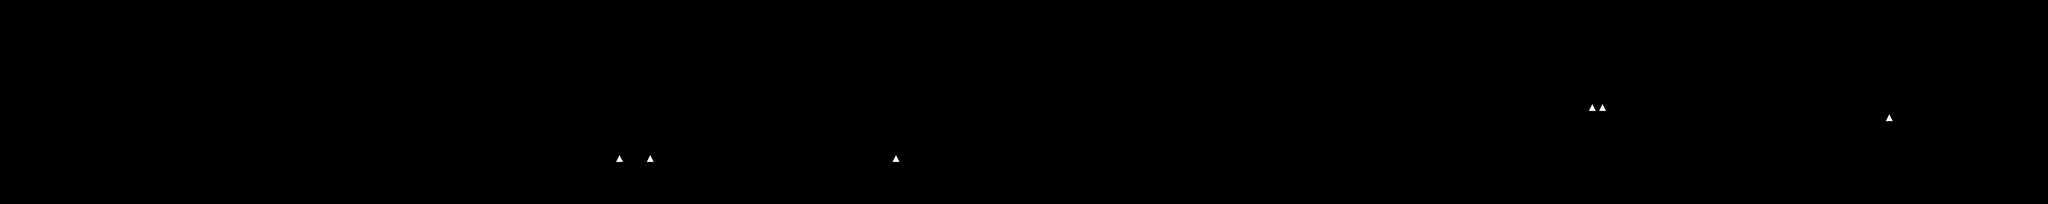

Tiled map render using the project's own tile images. Description and the map definition, with tile-layer contents summarised, below:
An orthogonal 200x20 tile map with 64x64 px tiles, 2 tile layers (tileLayer, hazardLayer) and 155 objects (71x color, 46x coin, 10x flyer, 8x staticshooter, 4x spike, ...).

<map version="1.0" orientation="orthogonal" renderorder="right-down" width="200" height="20" tilewidth="64" tileheight="64" nextobjectid="331">
    <tileset firstgid="1" name="worlds" tilewidth="64" tileheight="64" spacing="16" margin="8" tilecount="9" columns="9">
        <image source="tiles.png" width="720" height="80" />
    </tileset>
    <layer name="tileLayer" width="200" height="20">
        <data>[4000 cells, 506 non-empty, 8 distinct tile ids]</data>
    </layer>
    <objectgroup name="gameObjects">
        <object id="1" name="player" x="128" y="1024" width="64" height="128" />
        <object id="3" name="staticshooter" x="2944" y="576" width="64" height="128" />
        <object id="5" name="staticshooter" x="3712" y="768" width="64" height="128" />
        <object id="6" name="jumper" x="4160" y="832" width="64" height="128" />
        <object id="7" name="jumper" x="8256" y="640" width="64" height="128" />
        <object id="9" name="flyer" x="8960" y="192" width="64" height="128" />
        <object id="11" name="jumper" x="11712" y="192" width="64" height="128" />
        <object id="13" name="flyer" x="5760" y="768" width="64" height="128" />
        <object id="14" name="flyer" x="6976" y="640" width="64" height="128" />
        <object id="15" name="staticshooter" x="8128" y="640" width="64" height="128" />
        <object id="17" name="staticshooter" x="10560" y="576" width="64" height="128" />
        <object id="24" name="exit" x="12672" y="512" width="128" height="192" />
        <object id="164" name="coin" x="10880" y="448" width="64" height="64" />
        <object id="169" name="coin" x="4864" y="768" width="64" height="64" />
        <object id="171" name="flyer" x="1920" y="832" width="64" height="128" />
        <object id="190" name="coin" x="4096" y="128" width="64" height="64" />
        <object id="195" name="coin" x="4160" y="64" width="64" height="64" />
        <object id="196" name="coin" x="3520" y="704" width="64" height="64" />
        <object id="197" name="coin" x="3456" y="576" width="64" height="64" />
        <object id="198" name="coin" x="4224" y="64" width="64" height="64" />
        <object id="199" name="coin" x="4160" y="128" width="64" height="64" />
        <object id="200" name="coin" x="4224" y="192" width="64" height="64" />
        <object id="201" name="coin" x="4928" y="704" width="64" height="64" />
        <object id="202" name="coin" x="4160" y="192" width="64" height="64" />
        <object id="203" name="coin" x="5824" y="960" width="64" height="64" />
        <object id="205" name="coin" x="4800" y="832" width="64" height="64" />
        <object id="206" name="coin" x="5760" y="960" width="64" height="64" />
        <object id="207" name="coin" x="5632" y="960" width="64" height="64" />
        <object id="213" name="coin" x="4992" y="768" width="64" height="64" />
        <object id="216" name="coin" x="5696" y="960" width="64" height="64" />
        <object id="219" name="coin" x="8384" y="320" width="64" height="64" />
        <object id="220" name="coin" x="7488" y="640" width="64" height="64" />
        <object id="221" name="coin" x="7552" y="704" width="64" height="64" />
        <object id="222" name="coin" x="8128" y="576" width="64" height="64" />
        <object id="223" name="coin" x="8832" y="1088" width="64" height="64" />
        <object id="224" name="coin" x="8192" y="512" width="64" height="64" />
        <object id="225" name="coin" x="8896" y="1024" width="64" height="64" />
        <object id="227" name="coin" x="8768" y="1088" width="64" height="64" />
        <object id="228" name="coin" x="8960" y="1152" width="64" height="64" />
        <object id="230" name="coin" x="8896" y="1152" width="64" height="64" />
        <object id="231" name="coin" x="8832" y="1152" width="64" height="64" />
        <object id="232" name="coin" x="8960" y="1088" width="64" height="64" />
        <object id="233" name="coin" x="8768" y="1152" width="64" height="64" />
        <object id="234" name="coin" x="8896" y="1088" width="64" height="64" />
        <object id="235" name="coin" x="11136" y="192" width="64" height="64" />
        <object id="238" name="coin" x="11200" y="192" width="64" height="64" />
        <object id="239" name="coin" x="10816" y="448" width="64" height="64" />
        <object id="256" name="walker" x="6720" y="640" width="64" height="128" />
        <object id="257" name="flyer" x="1408" y="768" width="64" height="128" />
        <object id="258" name="walker" x="2624" y="640" width="64" height="128" />
        <object id="259" name="flyer" x="4608" y="832" width="64" height="128" />
        <object id="260" name="flyer" x="8576" y="384" width="64" height="128" />
        <object id="261" name="flyer" x="10368" y="384" width="64" height="128" />
        <object id="262" name="flyer" x="10368" y="576" width="64" height="128" />
        <object id="263" name="flyer" x="11072" y="960" width="64" height="128" />
        <object id="264" name="powerup" x="10880" y="512" width="64" height="64" />
        <object id="270" name="coin" x="11008" y="256" width="64" height="64" />
        <object id="271" name="coin" x="11008" y="320" width="64" height="64" />
        <object id="272" name="coin" x="11008" y="192" width="64" height="64" />
        <object id="273" name="coin" x="11072" y="192" width="64" height="64" />
        <object id="274" name="coin" x="11328" y="1024" width="64" height="64" />
        <object id="275" name="coin" x="11456" y="1024" width="64" height="64" />
        <object id="276" name="coin" x="8768" y="1024" width="64" height="64" />
        <object id="277" name="coin" x="8832" y="1024" width="64" height="64" />
        <object id="278" name="staticshooter" x="2176" y="704" width="64" height="128" />
        <object id="279" name="spike" x="6144" y="640" width="64" height="64" />
        <object id="280" name="spike" x="8704" y="448" width="64" height="64" />
        <object id="281" name="coin" x="8960" y="1024" width="64" height="64" />
        <object id="287" name="coin" x="4224" y="128" width="64" height="64" />
        <object id="291" name="staticshooter" x="5952" y="832" width="64" height="128" />
        <object id="292" name="staticshooter" x="10112" y="384" width="64" height="128" />
        <object id="293" name="walker" x="11520" y="1024" width="64" height="128" />
        <object id="294" name="staticshooter" x="12352" y="768" width="64" height="128" />
        <object id="295" name="spike" x="11392" y="896" width="64" height="64" />
        <object id="296" name="spike" x="10944" y="768" width="64" height="64" />
        <object id="297" name="coin" x="4288" y="128" width="64" height="64" />
        <object id="299" name="coin" x="8448" y="256" width="64" height="64" />
    </objectgroup>
    <layer name="hazardLayer" width="200" height="20">
        <data>[4000 cells, 7 non-empty, 2 distinct tile ids]</data>
    </layer>
    <objectgroup name="colors">
        <object id="2" name="color" x="640" y="1088" width="320" height="192" />
        <object id="12" name="color" x="5056" y="832" width="256" height="448" />
        <object id="19" name="color" x="7104" y="640" width="256" height="320" />
        <object id="20" name="color" x="7616" y="960" width="192" height="254" rotation="0.289966" />
        <object id="23" name="color" x="9024" y="256" width="128" height="1024" />
        <object id="24" name="color" x="9152" y="576" width="64" height="704" />
        <object id="25" name="color" x="9472" y="576" width="128" height="128" />
        </objectgroup>
    <objectgroup name="background">
        <!-- 20 objects omitted --></objectgroup>
</map>
<!-- 71 of 155 objects omitted -->
